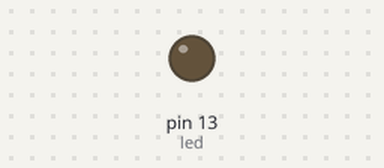
Recording of a sketch running on a simulated Arduino Uno, built with avr-gcc and run on an emulated ATmega328P. Shown: output pins drawn as LEDs (lit = HIGH).

Above: at 1.2 s.
At 49.14 s:
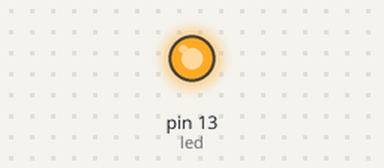
Timing chart, 0 to 49.7 s (numbered marks = the images above):
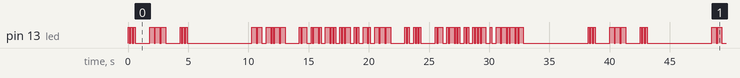

Measured:
- by itself, pin 13 (led): moves between LOW and HIGH, repeating every 38.2 s
- by itself, everything shown: repeats every 38.2 s, in 114 steps

The sketch:

morse.ino
```cpp
/*
 * @author Stephen Yeargin <stephen.yeargin@gmail.com>
 */

#include <Morse.h>

// Output to LED pin
byte led = 13;

// Class instance of 'Morse'
Morse morse=Morse(led, 10, 1);

// Setup
void setup() {
  pinMode(led, OUTPUT);
}

// Run
void loop() {
  morse.sendmsg("S O S");
  delay(5000);
  morse.sendmsg("MY ARDUINO IS ALIVE!");
  delay(5000);
}
```
